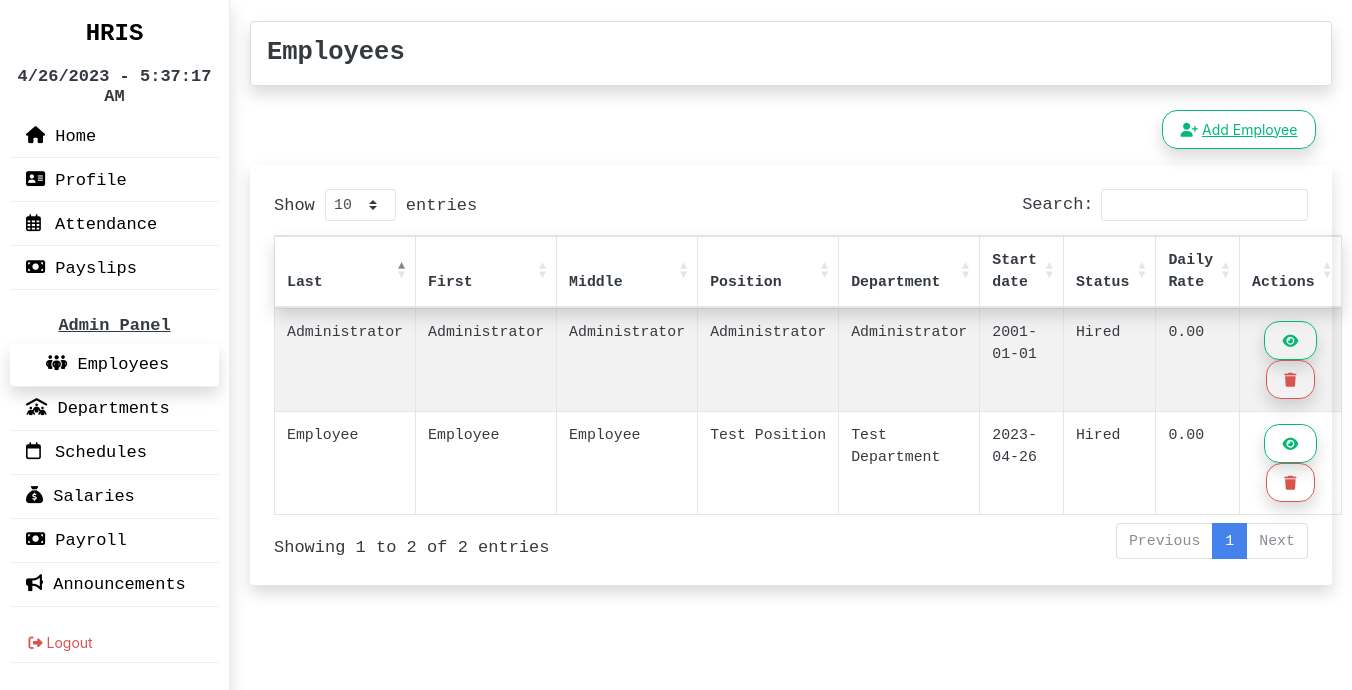
Page /employees (signed in) on the committed database.
### hris/models.py (models this page shows, shortened)
class EmploymentInfo(db.Model):
   id = db.Column(db.Integer(), primary_key=True)
   description = db.Column(db.String(length=500))
   start_date= db.Column(db.Date(), nullable=False)
   end_date = db.Column(db.Date(), nullable=True)
   status = db.Column(db.Enum(HIRE_TYPES), nullable=False, default=HIRE_TYPES.Hired)
   employee_id = db.Column(db.Integer(), db.ForeignKey('employee_info.id', ondelete="CASCADE"))
   salary_id = db.Column(db.Integer(), db.ForeignKey('salaries.id'))

class EmployeeInfo(db.Model):
   id = db.Column(db.Integer(), primary_key=True)
   last_name = db.Column(db.String(length=50), nullable=False)
   first_name = db.Column(db.String(length=50), nullable=False)
   middle_name = db.Column(db.String(length=50), nullable=False)
   gender = db.Column(db.String(length=50), nullable=False)
   birth_date= db.Column(db.Date(), nullable=False)
   civil_status = db.Column(db.String(length=50), nullable=False)
   mobile = db.Column(db.String(length=50), nullable=False)
   email = db.Column(db.String(length=50), nullable=False)
   address = db.Column(db.String(length=50), nullable=False)
   emergency_name = db.Column(db.String(length=50), nullable=False)
   emergency_contact = db.Column(db.String(length=50), nullable=False)
   emergency_relationship = db.Column(db.String(length=50), nullable=False)
   tin = db.Column(db.String(length=50), nullable=False, unique=True)
   SSS = db.Column(db.String(length=50), nullable=False, unique=True)
   phil_health = db.Column(db.String(length=50), nullable=False, unique=True)
   pag_ibig = db.Column(db.String(length=50), nullable=False, unique=True)
   date_created = db.Column(db.Date(), default=func.current_date(), nullable=False)
   position_id = db.Column(db.Integer(), db.ForeignKey('positions.id'))
   user_info = db.relationship('Users', backref='employee_info')
   employment_info = db.relationship('EmploymentInfo', backref='employee_info')
   attendance_info = db.relationship('Attendance', backref='employee_info')
   leave_info = db.relationship('Leave', backref='employee_info')
   payslip_info = db.relationship('Payslips', backref='employee_info')

class Positions(db.Model):
   id = db.Column(db.Integer(), primary_key=True)
   position_name = db.Column(db.String(length=50), nullable=False)
   description = db.Column(db.String(length=500))
   position_status = db.Column(db.Enum(POSITION_STATUS), default=POSITION_STATUS.Hiring, nullable=False)
   date_created= db.Column(db.Date(), default=func.current_date(), nullable=False)
   department_id = db.Column(db.Integer(), db.ForeignKey('departments.id', ondelete="CASCADE"))
   dept_assigned = association_proxy('departments', 'department_name')

class Departments(db.Model):
   id = db.Column(db.Integer(), primary_key=True)
   department_name = db.Column(db.String(length=50), nullable=False)
   manager = db.Column(db.String(length=50))
   description = db.Column(db.String(length=500))
   date_created= db.Column(db.Date(), default=func.current_date(), nullable=False)
   positions_info = db.relationship('Positions', backref='departments_info')

### hris/employees/employees.py (the view)
@employees_bp.route('/employees', methods=['GET'])
@login_required
def employees():
   delete_employee_modal = DeleteEmployeeModal()
   employees = db.session.query(EmployeeInfo.id, EmployeeInfo.last_name, EmployeeInfo.first_name,
      EmployeeInfo.middle_name, Positions.position_name, Departments.department_name,
      EmploymentInfo.start_date, EmploymentInfo.salary_id, EmploymentInfo.status, Salaries.daily_rate)\
      .join(EmployeeInfo, EmployeeInfo.id == EmploymentInfo.employee_id)\
      .join(Positions, Positions.id == EmployeeInfo.position_id)\
      .join(Departments, Departments.id == Positions.department_id)\
      .join(Salaries, Salaries.id == EmploymentInfo.salary_id).all()
   return render_template('employees.html', employees=employees,
                                          delete_employee_modal=delete_employee_modal)

### hris/employees/forms.py
class DeleteEmployeeModal(FlaskForm):
   delete = SubmitField(label='Delete')

### hris/models.py (called while the page is built)
@login_manager.user_loader
def load_user(user_id):
   return Users.query.get(int(user_id))

### hris/employees/templates/employees.html (shortened to what this page needs)
{% extends 'main.html' %}
{% set active_page = "employees" %}
{% block nav_contents %}
   <div class="container">
      <div class="row mt-3 mb-3">
         <div class="col-12">
            <h4 class="shadow border p-3 rounded">
               <a href="{{ url_for('employees_bp.employees') }}" class="text-dark">Employees</a>
            </h4>
            <div class="d-flex pr-3 justify-content-end">
               <a class="btn btn-outline-success mt-3 shadow" href="{{ url_for('employees_bp.add_employee') }}">
                  <i class="fa-solid fa-user-plus"></i> <u>Add Employee</u>
               </a>
            </div>
         </div>
      </div>
      <div class="row">
         <div class="col-12">
            <div class="shadow p-4 rounded">
               <table id="employees" class="table table-striped table-bordered" style="width:100%" >
                  <thead>
                      <tr class="shadow">
                          <th>Last</th>
                          <th>First</th>
                          <th>Middle</th>
                          <th>Position</th>
                          <th>Department</th>
                          <th>Start date</th>
                          <th>Status</th>
                          <th>Daily Rate</th>
                          <th>Actions</th>
                      </tr>
                  </thead>
                  <tbody>
                       {% for employee in employees %}
                       <tr>
                           <td>
                               {{ employee.last_name }}
                           </td>
                           <td>
                               {{ employee.first_name }}
                           </td>
                           <td>
                               {{ employee.middle_name }}
                           </td>
                           <td>
                               {{ employee.position_name }}
                           </td>
                           <td>
                               {{ employee.department_name }}
                           </td>
                           <td>
                               {{ employee.start_date }}
                           </td>
                           <td>
                              {{ employee.status.value }}
                          </td>
                           <td>
                              {{ "{:.2f}".format(employee.daily_rate) }}
                           </td>
                           <td style="width: 13%">
                              <div align="center">
                                 <a href="{{ url_for('employees_bp.manage_employee', employee_name=employee.last_name ,employee_id=employee.id) }}" class="btn btn-outline-success shadow">
                                    <i class="fa-solid fa-eye"></i>
                                 </a>
                                 <button class="btn btn-outline-danger shadow" data-toggle="modal" data-target="#delete_employee_{{ employee.id }}">
                                    <i class="fa-solid fa-trash"></i>
                                 </button>
                              </div>
                           </td>
                       </tr>
                       {% endfor %}
                  </tbody>
               </table>
            </div>
         </div>
      </div>
   </div>
{% endblock %}

### hris/templates/main.html (shortened to what this page needs)
{% extends 'base.html' %}
{% block content %}
   <div class="sidebar shadow">
      <h2>HRIS</h2>
      <h6 align="center"><span id="time">&nbsp</span></h6>
      <ul class="nav_">
         <li class="nav-item {{'shadow rounded' if active_page == 'home' else ''}}">
            <a class="nav-link" href="{{ url_for('home_bp.home') }}"
            style="{{'margin-left:20px;' if active_page == 'home' else ''}}">
               <i class="fa-solid fa-house"></i> Home
            </a>
         </li>
         <li class="nav-item {{'shadow rounded' if active_page == 'profile' else ''}}">
            <a class="nav-link" href="{{ url_for('profile_bp.profile') }}"
            style="{{'margin-left:20px;' if active_page == 'profile' else ''}}">
               <i class="fa-solid fa-address-card"></i></i> Profile
            </a>
         </li>
         <li class="nav-item {{'shadow rounded' if active_page == 'attendance' else ''}}">
            <a class="nav-link" href="{{ url_for('attendance_bp.attendance') }}"
            style="{{'margin-left:20px;' if active_page == 'attendance' else ''}}">
               <i class="fa-regular fa-calendar-days pr-1"></i> Attendance
            </a>
         </li>
         <li class="nav-item {{'shadow rounded' if active_page == 'payslips' else ''}}">
            <a class="nav-link" href="{{ url_for('payslips_bp.payslips') }}"
            style="{{'margin-left:20px;' if active_page == 'payslips' else ''}}">
               <i class="fa-solid fa-money-bill"></i> Payslips
            </a>
         </li>
         {% if current_user.access.value == 'Admin' %}
         <h6 align="center" class="pt-4"><u>Admin Panel</u></h6>
         <li class="nav-item {{'shadow rounded' if active_page == 'employees' else ''}}">
            <a class="nav-link" href="{{ url_for('employees_bp.employees') }}"
            style="{{'margin-left:20px;' if active_page == 'employees' else ''}}">
               <i class="fa-solid fa-people-group"></i> Employees
            </a>
         </li>
         <li class="nav-item {{'shadow rounded' if active_page == 'departments' else ''}}">
            <a class="nav-link" href="{{ url_for('departments_bp.departments') }}"
            style="{{'margin-left:20px;' if active_page == 'departments' else ''}}">
               <i class="fa-solid fa-people-roof"></i> Departments
            </a>
         </li>
         <li class="nav-item {{'shadow rounded' if active_page == 'schedules' else ''}}">
            <a class="nav-link" href="{{ url_for('schedules_bp.schedules') }}"
            style="{{'margin-left:20px;' if active_page == 'schedules' else ''}}">
               <i class="fa-regular fa-calendar pr-1"></i> Schedules
            </a>
         </li>
         <li class="nav-item {{'shadow rounded' if active_page == 'salaries' else ''}}">
            <a class="nav-link" href="{{ url_for('salaries_bp.salaries') }}"
            style="{{'margin-left:20px;' if active_page == 'salaries' else ''}}">
               <i class="fa-solid fa-sack-dollar"></i> Salaries
            </a>
         </li>
         <li class="nav-item {{'shadow rounded' if active_page == 'payroll' else ''}}">
            <a class="nav-link" href="{{ url_for('payroll_bp.payroll') }}"
            style="{{'margin-left:20px;' if active_page == 'payroll' else ''}}">
               <i class="fa-solid fa-money-bill"></i> Payroll
            </a>
         </li>
         <li class="nav-item {{'shadow rounded' if active_page == 'announcements' else ''}}">
            <a class="nav-link" href="{{ url_for('announcement_bp.announcements') }}"
            style="{{'margin-left:20px;' if active_page == 'announcements' else ''}}">
               <i class="fa-solid fa-bullhorn"></i> Announcements
            </a>
         </li>
         {% endif %}
      </ul>
      <div class="logout">
         <button type="button" class="btn text-danger " data-toggle="modal" data-target="#logout_user_{{ current_user.id }}">
            <i class="fa-solid fa-right-from-bracket"></i> Logout
         </button>
      </div>
   </div>
   <div class="main">
      {% block nav_contents %}
      {% endblock %}
   </div>
{% endblock %}

### hris/templates/base.html (shortened to what this page needs)
<!doctype html>
<html lang="en">
   <head>
      <link rel="stylesheet" href="https://bootswatch.com/4/litera/bootstrap.min.css">
      <link href="https://cdnjs.cloudflare.com/ajax/libs/font-awesome/6.2.0/css/all.min.css" rel="stylesheet"
         type="text/css" />
      <link href="https://unpkg.com/gijgo@1.9.14/css/gijgo.min.css" rel="stylesheet" type="text/css" />
      <link href="https://cdn.datatables.net/1.13.2/css/dataTables.bootstrap4.min.css" rel="stylesheet"
      type="text/css" />
      <link rel="stylesheet" href="{{ url_for('static',filename='css/index.css') }}">
   </head>
  <body class="text-monospace">
      {% block content %}
      {% endblock %}
  </body>
</html>

### hris/static/css/index.css (style rules this page uses)
* { margin: 0; padding: 0; }
body { box-sizing: border-box; }
.sidebar { position: fixed; background: #ffffff; padding: 10px; width: 230px; height: 100%; top: 0; left: 0; z-index: 1; border-right-style: ridge; border-right-width: 1px; overflow-x: scroll; }
.sidebar h2 { text-align: center; font-size: 24px; text-transform: uppercase; color: #000000; background: #ffffff; padding: 10px; font-weight: bold; }
.sidebar ul li { margin: 1.5px 0; border-bottom-style: ridge; border-bottom-width: 1px; }
.sidebar ul li a { color: #000000; }
.main { margin-left: 230px; padding: 5px; }
html { scroll-behavior: smooth; }
.logout { display: flex; align-items: end; margin-bottom: 20px; border-bottom-style: ridge; border-bottom-width: 1px; }

### rows in the picture
EmploymentInfo: last_name "Administrator", first_name "Administrator", middle_name "Administrator", position_name "Administrator", department_name "Administrator", start_date "2001-01-01", status.value "Hired", daily_rate "0.00"
EmploymentInfo: last_name "Employee", first_name "Employee", middle_name "Employee", position_name "Test Position", department_name "Test Department", start_date "2023-04-26", status.value "Hired", daily_rate "0.00"
